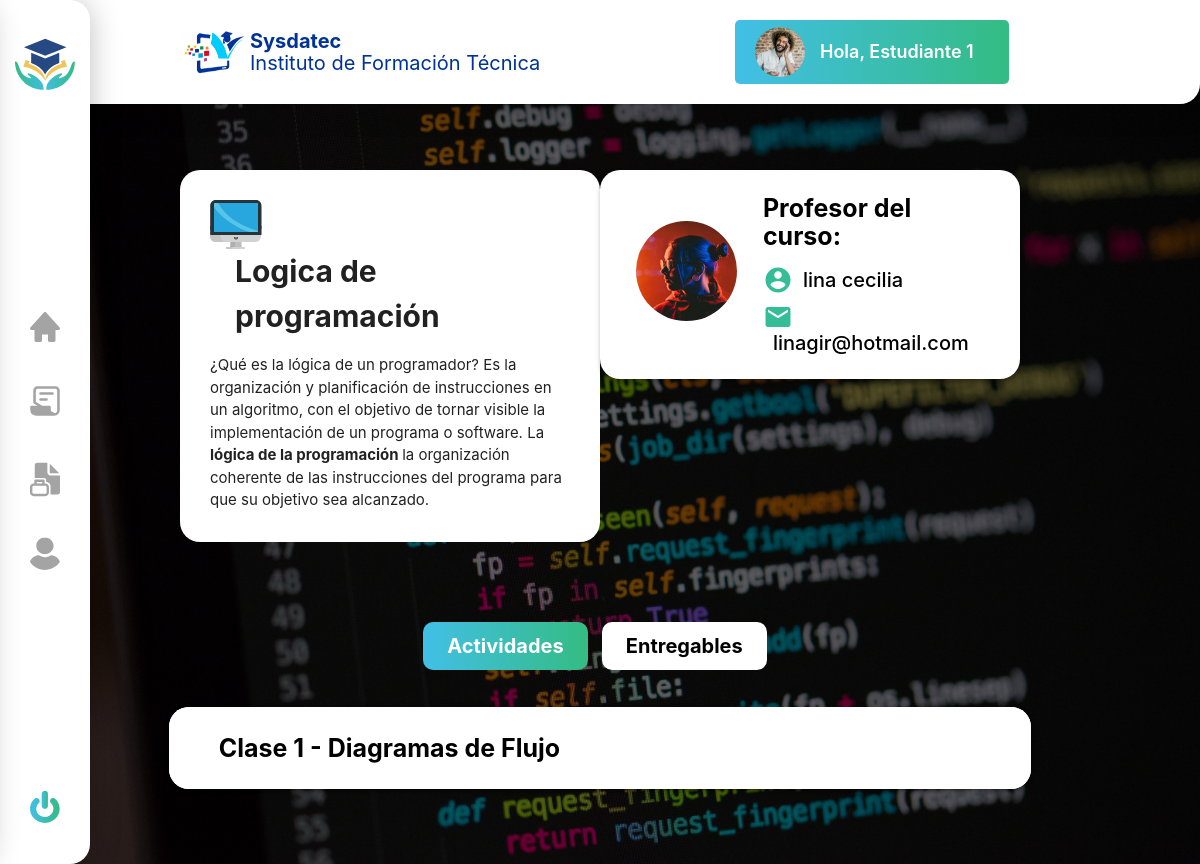
The app's page /logicadeprogramacion.php?var=13 (signed in) with its own data.
### tables this page shows
CREATE TABLE `usuarios` (
  `id` int(5) NOT NULL,
  `direccionf` varchar(100) NOT NULL,
  `foto` varchar(100) NOT NULL,
  `usuario` varchar(10) NOT NULL,
  `clave` int(10) NOT NULL,
  `correo` varchar(30) NOT NULL,
  `telefono` int(30) NOT NULL,
  `nombre` varchar(30) NOT NULL,
  `apellido` varchar(25) NOT NULL,
  `fecha de nacimiento` date NOT NULL,
  `genero` varchar(2) NOT NULL,
  `nivel` int(3) NOT NULL
);

CREATE TABLE `clases` (
  `Id` int(11) NOT NULL,
  `Nombre_clase` varchar(100) NOT NULL,
  `Info_clase` varchar(100) NOT NULL,
  `Archivo_clase` varchar(100) NOT NULL,
  `Id_materia` int(30) NOT NULL
);

### logicadeprogramacion.php (the view, shortened to what this page needs)
<?php
 include("Config.php");
 $sql = "SELECT * FROM `usuarios` WHERE  id='$_SESSION[Id]' ";
 $result = $conn->query($sql);
 if ($result->num_rows > 0) {
     $row = $result->fetch_assoc();
 }
 ?>
<!DOCTYPE html>
<html>
    <head>
        <?php
            include ('head.php');
        ?>
    </head>
    <body class="logica">
    <?php
          include ('header.php');
          include('menu_lateral.php');
        ?>
    <div class="container materia_contenedor">
        <div class="row caja_bienvenido">
         <div class=" col l6 caja_actividad">
          <div class=" row">
             <div class="texto_bienvenidia materia_caja col">
              <div class="materia_titulo">
               <p>Logica de programación</p>
              </div>
              <p>¿Qué es la lógica de un programador? Es la organización y planificación de instrucciones en un algoritmo, con el objetivo de tornar visible la implementación de un programa o software. La <b>lógica de la programación </b> la organización coherente de las instrucciones del programa para que su objetivo sea alcanzado. </p></div>
          </div>
         </div>
         <?php
            $sql = "SELECT * FROM `materias` WHERE  Id_materia='$_SESSION[Id_materia]' ";
            $result = $conn->query($sql);
            if ($result->num_rows > 0) {
                $row = $result->fetch_assoc();
            }
            $id_profesor= $row["Id_profesor"];
            $sql = "SELECT * FROM `usuarios` WHERE  Id='$id_profesor' ";
            $result = $conn->query($sql);
            if ($result->num_rows > 0) {
                $row = $result->fetch_assoc();
            }
        ?>
         <div class="col l6 animacion actividades materias profesor">
         <div class="row">
		  <div class="contenedor_perfil">
        <div class="col l4 foto_perfil">
        <img src="Imagenes perfil/<?php echo $row["foto"]?>" class="responsive-img" width="auto">
      </div>
        <div class="col l7 right nombre">
          <h2 class="nombre_perfil curso">Profesor del curso:</h2>
          <div class="nombre_profesor">
            <i class="material-icons">account_circle</i>
            <h2 class="nombre_perfil"> <?php echo $row["nombre"] ." ". $row["apellido"]?></h2>
          </div>
          <div class="nombre_profesor">
            <i class="material-icons">email</i>
            <h2 class="nombre_perfil"> <?php echo $row["correo"] ?></h2>
          </div>
            </div>
           </div>
          </div>
         </div>
        </div>
        <ul class="tabs tab_materia">
          <li class="tab"><a href="#1" class="active">Actividades</a></li>
          <li class="tab"><a href="#2">Entregables</a></li>
        </ul>
        <div id="1" class="col s12">
          <div class="row vistarapida">
            <div class="row cajas">
            <?php
               $sql = "SELECT * FROM `clases` WHERE  Id_materia='$_SESSION[Id_materia]' ";
               $result = $conn->query($sql);
                while($row = $result->fetch_assoc()){
                echo "<div class='col l12 caja_vista materia'>
                <ul class='collapsible'>
                 <li>
                  <div class='collapsible-header'>
                    <p>".$row['Nombre_clase']."</p>
                  </div>
                    <p>".$row['Info_clase']."</p>
                        <a href='archivos/".$row['Archivo_clase']."' download='".$row['Archivo_clase']."'>".$row['Archivo_clase']."</a>
                  </li>
                 </ul>
                </div>";
            }
            ?>
            </div>
          </div>
        </div>
    </div>
    </body>
</html>

### header.php
<?php
$nombre_usuario= $row["nombre"] ." ". $row["apellido"];
?>
<nav class="white nav">
  <div class=" container nav-wrapper header">
    <div class="row">
      <div class="col l6 logo_sysdatec">
        <div class="col l2 imagen_sys">
          <img class="responsive-img" src="img/cropped-sysdateclogo-1-1-768x377 1.png">
        </div>
         <div class="col l10 sysdatec">
          <p class="bold">Sysdatec</p>
          <p>Instituto de Formación Técnica</p>
        </div>
      </div>
      <ul id="nav-mobile" class="right hide-on-med-and-down col l6 nombre_usuario">
        <li>
          <img src="Imagenes perfil/<?php echo $row["foto"]?>" class="responsive-img" width="auto">
          <a href="Perfil.php">Hola, <?php echo $nombre_usuario ?></a>
        </li>
      </ul>
    </div>
  </div>
</nav>

### Css/1.css (style rules this page uses)
html { height: 100%; }
.header .row { margin-bottom: 0px; align-items: center; display: flex; }
.logo_sysdatec { display: flex; padding: 0!important; }
.sysdatec { margin: auto 0; padding: 0!important; }
.sysdatec p { margin: 0; line-height: 22px; color: #003395; font-size: 20px; }
.sysdatec .bold { font-weight: bold; }
.nombre_usuario { display: flex; align-content: center; justify-content: end; font-weight: 600; }
.nombre_usuario li { background: linear-gradient(to right, #42BFE6, #34BC83); padding: 7px 20px; border-radius: 5px; line-height: 30px; display: flex; align-items: center; }
.nombre_usuario li img { width: 50px; border-radius: 50%; }
.nombre_usuario li a { font-size: 18px; }
.nav { padding: 20px 0; height: auto; box-shadow: 0px 2px 30px rgba(0, 0, 0, 0.25); border-radius: 0 0 20px 20px; }
.imagen_sys { display: flex; padding: 0!important; }
.texto_bienvenidia { background:white; margin: 30px!important; border-radius: 20px; padding: 30px!important; }
.texto_bienvenidia p { text-align: left; margin-bottom: 0; }
.caja_bienvenido { display: flex; }
.animacion { display: flex; align-content: center; height: 100%; }
.vistarapida { margin-top: 40px; padding-bottom: 40px; }
.caja_vista p { color: black; font-size: 25px; font-weight: 500; margin-left: 40px; }
.vistarapida .cajas { margin-top: 30px; }
.contenedor_perfil { background: linear-gradient(180deg, #42BFEC 0%, #32BB75 100%); box-shadow: 0px 4px 4px rgba(0, 0, 0, 0.25); border-radius: 20px; padding: 30px!important; display: flex; align-items: center; }
.nombre_perfil { font-size: 30px; font-weight: 700; color:white; margin: 0; }
.nombre { width:63%!important; }
.contenedor_perfil .nombre { padding: 0!important; margin-left: 40px!important; }
.foto_perfil { margin-bottom: -18px; }
.foto_perfil img { width: 150px; border-radius: 50%; }
.actividades { margin-left: 0!important; display: flex; justify-content: center; }
.caja_actividad { margin-left: 0!important; }
.materia ul, .materia li, .materia .collapsible-header { border-radius: 20px; }
.materia .collapsible-header { padding-left: 50px; }
.collapsible-header { align-items: center; }
.logica { background-image: url("../img/Logica\ de\ Programación.jpg"); background-size: cover; background-position: center center; height: 100%; }
.materia_caja { margin: 0!important; }
.materia_titulo { display: flex; flex-wrap: wrap; }
.materia_titulo p { padding-left: 25px; font-size: 30px; margin-top: 0; font-weight: 700; }
.materia_contenedor { margin-top: 30px; }
.profesor { justify-content: flex-end; }
.profesor .contenedor_perfil { background: white; padding:25px!important; }
.profesor .nombre_perfil { color: black; }
.profesor .foto_perfil { margin-bottom: 0; }
.profesor .nombre_profesor h2 { font-size: 20px; font-weight: 500; padding-left: 10px; }
.profesor .nombre_profesor { display: flex; flex-wrap: wrap; align-items: center; margin-top: 7px; }
.nombre_profesor .material-icons { font-size: 30px; color: #35BD98; }
.profesor .curso { margin-bottom: 15px; font-size: 25px; }
.profesor .nombre { margin-left: 15px!important; }
.tab_materia { text-align: center; background: transparent; }
.tab_materia .tab a:hover, .tab_materia .tab a.active { color: white!important; background: linear-gradient(to right, #42BFE6, #34BC83)!important; border-radius: 10px!important; }
.tab_materia .tab a { color: black!important; background: white!important; border-radius: 10px!important; font-weight: 700; text-transform: none; font-size: 20px; }
.tab_materia .tab { margin-right: 10px; }
.logica .caja_bienvenido { margin-bottom: 60px; }
.logica .vistarapida { margin-top: 0; }
.logica .caja_vista p { margin-left: 0; line-height: 2px; font-weight: 700; }
.logica .collapsible { border: none; }
.logica .collapsible-header { border: none; }
.collapsible { background: white; }

### records on screen
usuarios: foto (picture), nombre_usuario "Estudiante 1"
usuarios: foto (picture), nombre "lina", apellido "cecilia", correo "linagir@hotmail.com"
clases: Nombre_clase "Clase 1 - Diagramas de Flujo"
